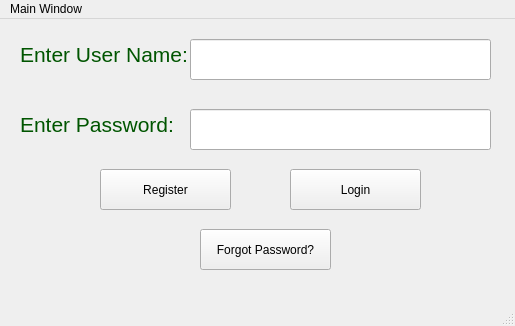
<?xml version="1.0" encoding="UTF-8"?>
<ui version="4.0">
 <class>MainWindow</class>
 <widget class="QMainWindow" name="MainWindow">
  <property name="geometry">
   <rect>
    <x>0</x>
    <y>0</y>
    <width>515</width>
    <height>326</height>
   </rect>
  </property>
  <property name="windowTitle">
   <string>MainWindow</string>
  </property>
  <property name="styleSheet">
   <string notr="true">Qlabel{
font-size:20px
}</string>
  </property>
  <widget class="QWidget" name="centralwidget">
   <widget class="QLabel" name="label_2">
    <property name="geometry">
     <rect>
      <x>20</x>
      <y>10</y>
      <width>231</width>
      <height>51</height>
     </rect>
    </property>
    <property name="text">
     <string>&lt;html&gt;&lt;head/&gt;&lt;body&gt;&lt;p&gt;&lt;span style=&quot; font-size:16pt; color:#005500;&quot;&gt;Enter User Name:&lt;/span&gt;&lt;/p&gt;&lt;/body&gt;&lt;/html&gt;</string>
    </property>
   </widget>
   <widget class="QLabel" name="label_3">
    <property name="geometry">
     <rect>
      <x>200</x>
      <y>210</y>
      <width>131</width>
      <height>41</height>
     </rect>
    </property>
    <property name="text">
     <string/>
    </property>
   </widget>
   <widget class="QLabel" name="label_4">
    <property name="geometry">
     <rect>
      <x>20</x>
      <y>80</y>
      <width>231</width>
      <height>51</height>
     </rect>
    </property>
    <property name="text">
     <string>&lt;html&gt;&lt;head/&gt;&lt;body&gt;&lt;p&gt;&lt;span style=&quot; font-size:16pt; color:#005500;&quot;&gt;Enter Password:&lt;/span&gt;&lt;/p&gt;&lt;/body&gt;&lt;/html&gt;</string>
    </property>
   </widget>
   <widget class="QLineEdit" name="lineEdit_Username">
    <property name="geometry">
     <rect>
      <x>190</x>
      <y>20</y>
      <width>301</width>
      <height>41</height>
     </rect>
    </property>
    <property name="styleSheet">
     <string notr="true">QlineEdit
font-size: 16px
</string>
    </property>
   </widget>
   <widget class="QLineEdit" name="lineEdit_Password">
    <property name="geometry">
     <rect>
      <x>190</x>
      <y>90</y>
      <width>301</width>
      <height>41</height>
     </rect>
    </property>
    <property name="styleSheet">
     <string notr="true">QlineEdit
font-size: 16px
</string>
    </property>
    <property name="echoMode">
     <enum>QLineEdit::EchoMode::Password</enum>
    </property>
   </widget>
   <widget class="QPushButton" name="pushButton_Register">
    <property name="geometry">
     <rect>
      <x>100</x>
      <y>150</y>
      <width>131</width>
      <height>41</height>
     </rect>
    </property>
    <property name="styleSheet">
     <string notr="true">qpushbutton
font-size:15px;
</string>
    </property>
    <property name="text">
     <string>Register</string>
    </property>
   </widget>
   <widget class="QPushButton" name="pushButton_Login">
    <property name="geometry">
     <rect>
      <x>290</x>
      <y>150</y>
      <width>131</width>
      <height>41</height>
     </rect>
    </property>
    <property name="styleSheet">
     <string notr="true">qpushbutton
font-size:15px;
</string>
    </property>
    <property name="text">
     <string>Login</string>
    </property>
   </widget>
   <widget class="QPushButton" name="pushButton_ForgotPassword">
    <property name="geometry">
     <rect>
      <x>200</x>
      <y>210</y>
      <width>131</width>
      <height>41</height>
     </rect>
    </property>
    <property name="text">
     <string>Forgot Password?</string>
    </property>
   </widget>
  </widget>
  <widget class="QMenuBar" name="menubar">
   <property name="geometry">
    <rect>
     <x>0</x>
     <y>0</y>
     <width>515</width>
     <height>37</height>
    </rect>
   </property>
   <widget class="QMenu" name="menuMain_Window">
    <property name="title">
     <string>Main Window</string>
    </property>
   </widget>
   <addaction name="menuMain_Window"/>
  </widget>
  <widget class="QStatusBar" name="statusbar"/>
 </widget>
 <resources/>
 <connections/>
</ui>
